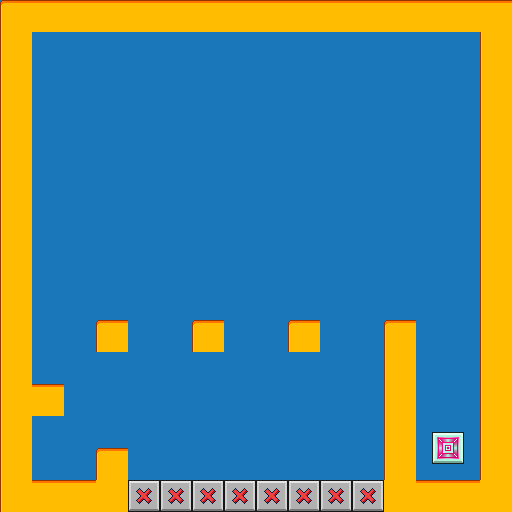

Below is a game level as drawn by its tile map, then a one-line description and the .tmx file that defines it, in full:
An orthogonal 16x16 tile map with 32x32 px tiles, 2 tile layers (background, foreground), 4 tilesets and 14 objects.

<map version="1.10" tiledversion="1.10.2" orientation="orthogonal" renderorder="right-down" width="16" height="16" tilewidth="32" tileheight="32" infinite="0" nextlayerid="7" nextobjectid="21">
 <tileset firstgid="1" name="dark-bluegrey" tilewidth="32" tileheight="32" tilecount="36" columns="6">
  <image source="../../sprites/dark-bluegrey.png" width="192" height="192" />
 </tileset>
 <tileset firstgid="37" name="light-gold" tilewidth="32" tileheight="32" tilecount="36" columns="6">
  <image source="../../sprites/light-gold.png" width="192" height="192" />
 </tileset>
 <tileset firstgid="73" name="exit_block" tilewidth="32" tileheight="32" tilecount="9" columns="3">
  <image source="../../sprites/exit_block.png" width="96" height="96" />
 </tileset>
 <tileset firstgid="82" name="death_block" tilewidth="32" tileheight="32" tilecount="9" columns="3">
  <image source="../../sprites/death_block.png" width="96" height="96" />
 </tileset>
 <layer id="1" name="background" width="16" height="16">
  <data encoding="csv">
22,22,22,22,22,22,22,22,22,22,22,22,22,22,22,22,
22,22,22,22,22,22,22,22,22,22,22,22,22,22,22,22,
22,22,22,22,22,22,22,22,22,22,22,22,22,22,22,22,
22,22,22,22,22,22,22,22,22,22,22,22,22,22,22,22,
22,22,22,22,22,22,22,22,22,22,22,22,22,22,22,22,
22,22,22,22,22,22,22,22,22,22,22,22,22,22,22,22,
22,22,22,22,22,22,22,22,22,22,22,22,22,22,22,22,
22,22,22,22,22,22,22,22,22,22,22,22,22,22,22,22,
22,22,22,22,22,22,22,22,22,22,22,22,22,22,22,22,
22,22,22,22,22,22,22,22,22,22,22,22,22,22,22,22,
22,22,22,22,22,22,22,22,22,22,22,22,22,22,22,22,
22,22,22,22,22,22,22,22,22,22,22,22,22,22,22,22,
22,22,22,22,22,22,22,22,22,22,22,22,22,22,22,22,
22,22,22,22,22,22,22,22,22,22,22,22,22,22,22,22,
22,22,22,22,22,22,22,22,22,22,22,22,22,22,22,22,
22,22,22,22,22,22,22,22,22,22,22,22,22,22,22,22
</data>
 </layer>
 <layer id="2" name="foreground" width="16" height="16">
  <data encoding="csv">
37,40,40,40,40,40,40,40,40,40,40,40,40,40,40,40,
55,0,0,0,0,0,0,0,0,0,0,0,0,0,0,55,
55,0,0,0,0,0,0,0,0,0,0,0,0,0,0,55,
55,0,0,0,0,0,0,0,0,0,0,0,0,0,0,55,
55,0,0,0,0,0,0,0,0,0,0,0,0,0,0,55,
55,0,0,0,0,0,0,0,0,0,0,0,0,0,0,55,
55,0,0,0,0,0,0,0,0,0,0,0,0,0,0,55,
55,0,0,0,0,0,0,0,0,0,0,0,0,0,0,55,
55,0,0,0,0,0,0,0,0,0,0,0,0,0,0,55,
55,0,0,0,0,0,0,0,0,0,0,0,0,0,0,55,
55,0,0,37,0,0,37,0,0,37,0,0,37,0,0,55,
55,0,0,0,0,0,0,0,0,0,0,0,55,0,0,55,
55,40,0,0,0,0,0,0,0,0,0,0,55,0,0,55,
55,0,0,0,0,0,0,0,0,0,0,0,55,77,78,55,
55,0,0,37,0,0,0,0,0,0,0,0,55,80,81,55,
55,40,40,58,82,82,82,82,82,82,82,82,58,40,40,58
</data>
 </layer>
 <objectgroup id="3" name="exit">
  <object id="1" x="432" y="432" width="32" height="32" />
 </objectgroup>
 <objectgroup id="4" name="player">
  <object id="2" x="40" y="464" width="16" height="16" />
 </objectgroup>
 <objectgroup id="5" name="platforms" visible="0">
  <object id="3" x="0" y="0" width="512" height="32" />
  <object id="4" x="384" y="480" width="128" height="32" />
  <object id="5" x="480" y="32" width="32" height="448" />
  <object id="6" x="0" y="32" width="32" height="448" />
  <object id="12" x="384" y="320" width="32" height="160" />
  <object id="14" x="288" y="320" width="32" height="32" />
  <object id="15" x="192" y="320" width="32" height="32" />
  <object id="16" x="96" y="320" width="32" height="32" />
  <object id="17" x="32" y="384" width="32" height="32" />
  <object id="18" x="96" y="448" width="32" height="32" />
  <object id="19" x="0" y="480" width="128" height="32" />
 </objectgroup>
 <objectgroup id="6" name="death_blocks">
  <object id="20" x="128" y="480" width="256" height="32" />
 </objectgroup>
</map>
